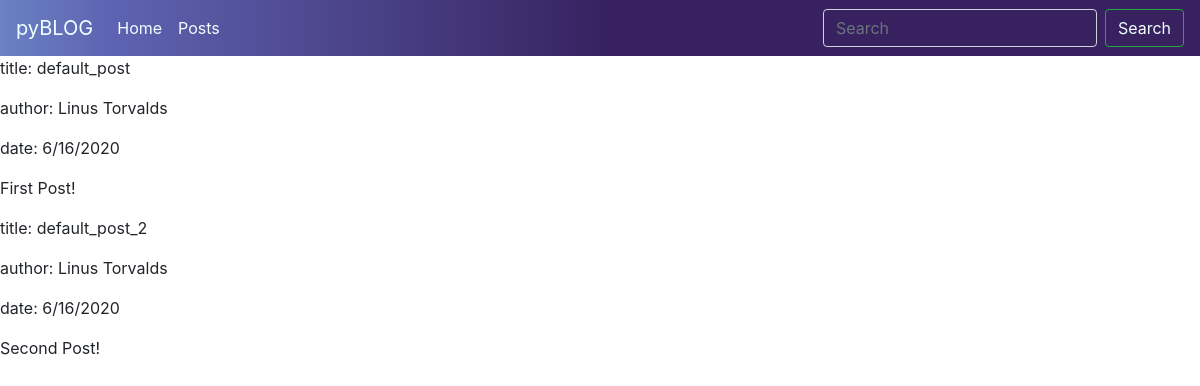
Page /posts on the earlier database version.
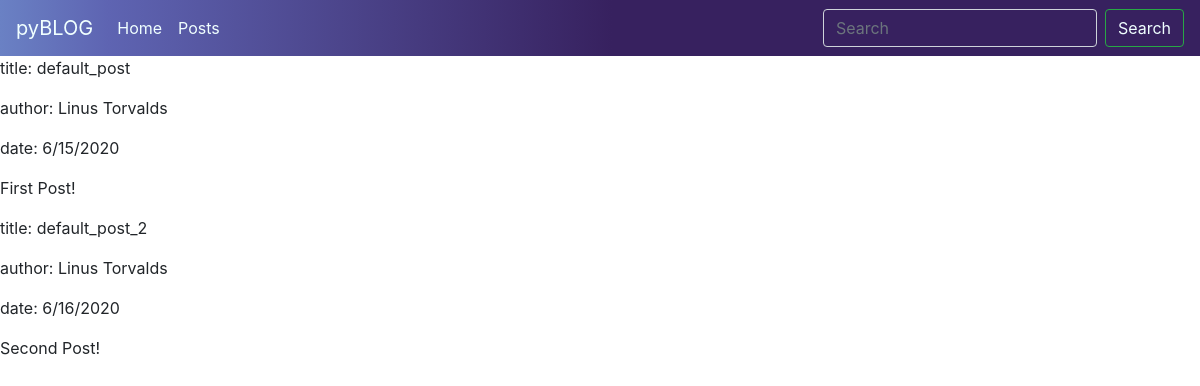
Same page on the later database version.
### tables this page shows
CREATE TABLE "Posts" (
            "post_title"  TEXT NOT NULL,
            "post_author" TEXT,
            "post_date"  TEXT,
            "post_content"  TEXT,
            PRIMARY KEY ("post_title")
            );

### app.py (the view)
@app.route('/posts')
def posts():
    posts = get_all_post_contents()
    return render_template('posts.html', posts=posts)

### db.py (called while the page is built)
def get_all_post_contents():
    db_path = 'db_folder/database.db'
    conn = sql.connect(db_path)
    c = conn.cursor()
    try:
        c.execute("SELECT post_title, post_author, post_date, post_content FROM Posts")
    except:
        return False
    try:
        return c.fetchall()
    except:
        conn.close()
        return False

### templates/posts.html
{% extends "layout.html" %}
{% block content %}
<body>
{% for post in posts %}
<p>title: {{ post[0] }}</p>
<p>author: {{ post[1] }}</p>
<p>date: {{ post[2] }}</p>
<p>{{ post[3] }}</p>
{% endfor %}
</body>
{% endblock %}

### templates/layout.html (shortened to what this page needs)
<!DOCTYPE html>
<html lang="en">
<head>
    {% block head %}
    <link rel="stylesheet" href="style.css">
    <link rel="stylesheet" href="https://stackpath.bootstrapcdn.com/bootstrap/4.5.0/css/bootstrap.min.css"
>
    {% endblock %}
</head>
<nav class="navbar navbar-expand-lg navbar-light" style="background: rgb(106,129,196);
background: linear-gradient(90deg, rgba(106,129,196,1) 0%, rgba(94,100,178,1) 9%, rgba(55,33,95,1) 51%);">
    <div class="collapse navbar-collapse" id="navbarToggler">
        <a class="navbar-brand" style="color: azure;" href="{{ url_for('main') }}">pyBLOG</a>
        <ul class="navbar-nav mr-auto mt-2 mt-lg-0">
            <li class="nav-item">
                <a class="nav-link" style="color: azure;" href="{{ url_for('home') }}">Home</a>
            </li>
            <li class="nav-item">
                <a class="nav-link" style="color: azure;" href="{{ url_for('posts') }}">Posts</a>
            </li>
        </ul>
        <form action="post" class="form-inline my-2 my-lg-0">
            <input style="background: rgba(55,33,95,1); color: azure;" class="form-control mr-sm-2" type="search" placeholder="Search" aria-label="Search">
            <button style="background: rgba(55,33,95,1); color: azure;" class="btn btn-outline-success my-2 my-sm-0" type="submit">Search</button>
        </form>
    </div>
</nav>
{% block content %}{% endblock%}
</html>

### static/style.css (style rules this page uses)
html { font-family: 'Rokkitt', serif; }

Differences in the rows shown:
changed Posts "default_post": post_date "6/16/2020" → "6/15/2020"
